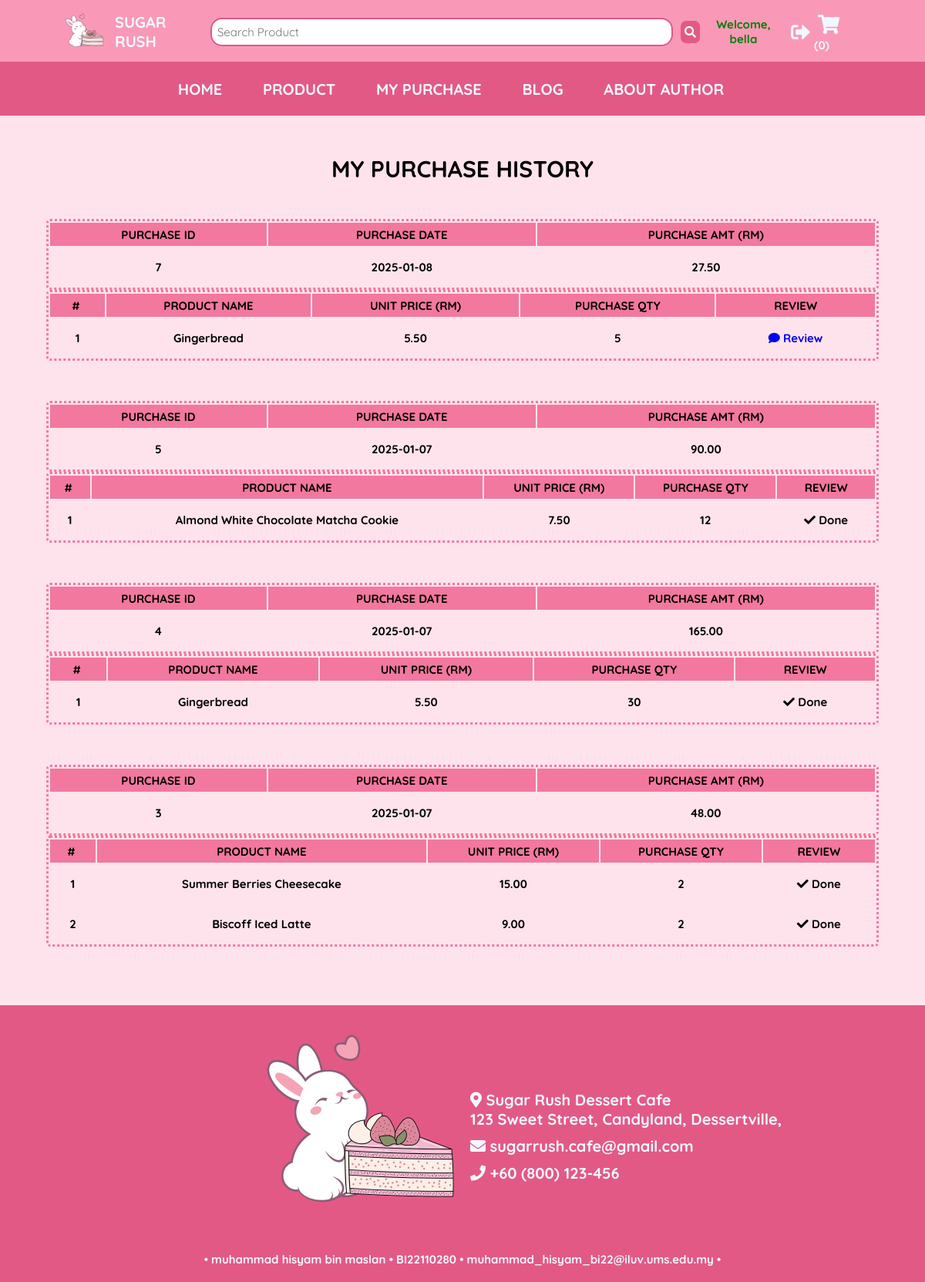
Screenshot of /user/pages/menu/myPurchase.php (signed in) with the database file from the repository.
### tables this page shows
CREATE TABLE `purchase` (
  `purchaseID` int(11) NOT NULL,
  `userID` int(11) NOT NULL,
  `purchaseDate` date NOT NULL DEFAULT current_timestamp(),
  `purchaseAmt` decimal(8,2) NOT NULL
);

CREATE TABLE `purchase_detail` (
  `lineID` int(11) NOT NULL,
  `purchaseID` int(11) NOT NULL,
  `productID` int(11) NOT NULL,
  `purchaseQty` int(11) NOT NULL
);

CREATE TABLE `product` (
  `productID` int(11) NOT NULL,
  `productName` varchar(100) NOT NULL,
  `productImg` varchar(100) NOT NULL,
  `categoryID` int(11) NOT NULL,
  `productQty` int(11) NOT NULL,
  `productPrice` decimal(8,2) NOT NULL
);

### user/pages/menu/myPurchase.php (the view, shortened to what this page needs)
<?php
  include("../../config/user_config.php");
?>
<!DOCTYPE html>
<html lang="en">
<head>
  <link rel="stylesheet" href="https://cdnjs.cloudflare.com/ajax/libs/font-awesome/5.15.4/css/all.min.css">
  <link rel="stylesheet" href="../../css/user_Style.css">
</head>
<body>
  <?php include '../../includes/user_Header.php'; ?>
  <?php include '../../includes/user_topNav.php'; ?>
  <section class="product">
    <?php
      if (!isset($_SESSION["UID"])) {
          echo '<script>
                  document.addEventListener("DOMContentLoaded", function() {
                      openLoginPopup();
                  });
                </script>';
          echo '<h2 id="section-title">-- LOG IN TO VIEW PURCHASE HISTORY --</h2>';
          exit;
      } else {
          $userID = $_SESSION["UID"];
          echo '<h2 id="section-title">MY PURCHASE HISTORY</h2>';
      }
      ?>
      <div class="purchase-history">
        <?php
          $sql = "SELECT * FROM purchase WHERE userID = '$userID' ORDER BY purchaseID DESC";
          $result1 = mysqli_query($conn, $sql);
          if (mysqli_num_rows($result1) > 0) {
            while ($row1 = mysqli_fetch_assoc($result1)) {
        ?>
        <table>
          <br><br>
          <tr>
            <th>PURCHASE ID</th>
            <th>PURCHASE DATE</th>
            <th>PURCHASE AMT (RM)</th>
          </tr>
          <tr>
            <td><?php echo $row1["purchaseID"]; ?> </td>
            <td><?php echo $row1["purchaseDate"]; ?> </td>
            <td><?php echo number_format($row1["purchaseAmt"], 2); ?> </td>
          </tr>
        </table>
        <?php
          $sql2 = "SELECT p.productID, p.productName, p.productPrice, p.categoryID, pd.purchaseQty
          FROM purchase_detail pd, product p
          WHERE pd.productID = p.productID AND pd.purchaseID = '" . $row1["purchaseID"] . "'";
          $result2 = mysqli_query($conn, $sql2);
          if (mysqli_num_rows($result2) > 0) {
            $itemNum = 0;
        ?>
            <table>
              <tr>
                <th>&nbsp;&nbsp;#&nbsp; &nbsp;</th>
                <th>PRODUCT NAME</th>
                <th>UNIT PRICE (RM)</th>
                <th>PURCHASE QTY</th>
                <th>REVIEW</th>
              </tr>
              <?php
                while ($row2 = mysqli_fetch_assoc($result2)) {
                  $itemNum++;
                  $query = "SELECT reviewID
                  FROM review
                  WHERE productID = '" . $row2["productID"] . "'
                  AND purchaseID = '" . $row1["purchaseID"] . "'";
                  $review = mysqli_query($conn, $query);
                  if (mysqli_num_rows($review) > 0) {
                      $reviewFlag = "Y";
                  } else {
                      $reviewFlag = "N";
                  }
              ?>
                <tr>
                  <td><?php echo $itemNum ?></td>
                  <td><?php echo $row2["productName"]; ?></td>
                  <td><?php echo $row2["productPrice"]; ?></td>
                  <td><?php echo $row2["purchaseQty"]; ?></td>
                  <td>
                    <?php
                      if ($reviewFlag == "Y") {
                        echo '<i class="fa fa-check"></i> Done';
                      }
                      else {
                        $productID = $row2["productID"];
                        $purchaseID = $row1["purchaseID"];
                        $productName = urlencode($row2["productName"]);
                        $reviewLink = BASE_URL . "/user/pages/review/reviewForm.php?productID=$productID&purchaseID=$purchaseID&productName=" . urlencode($productName);
                        echo "<a href=\"$reviewLink\">
                                <i class=\"fa fa-comment\"></i> Review
                              </a>";
                      }
                    ?>
                  </td>
                </tr>
                <?php
                }
                echo "</body></table><br><br>";
              }
          }
        }
        else {
          ?>
          <p id="section-title">-- NO PURCHASE HISTORY --</p>
        <?php
        }
        ?>
  <?php include '../../includes/user_Footer.php'; ?>
</body>

### user/css/user_Style.css (style rules this page uses)
:root { --pink-100: #FEE3EC; --pink-200: #F9C5D5; --pink-300: #F999B7; --pink-400: #F2789F; --pink-500: #E35985; --black: #070504; --black-shadow: 0px 4px 4px rgba(0, 0, 0, 0.25); --aliceblue: #f0f8ff; }
* { font-family: 'Quicksand', sans-serif; margin: 0; padding: 0; box-sizing: border-box; outline: none; border: none; text-decoration: none; }
html { font-size: 62.5%; overflow-x: hidden; background-color: var(--pink-100); }
.product { min-height: 100vh; margin-top: 20rem; }
#section-title { margin-top: 12rem; font-size: 3rem; text-align: center; margin-bottom: 2rem; width: 100%; }
.cart-action th, td { height: 3rem; }
.purchase-history { width: 90vw; min-height: 100vh; margin-left: auto; margin-right: auto; margin-bottom: 5rem; }
.purchase-history table { width: 100%; font-size: 1.5rem; font-weight: bold; text-align: center; border: 3.5px dotted var(--pink-400);; border-radius: 0.5rem; }
.purchase-history th, td { height: 3rem; }
.purchase-history th { background-color: var(--pink-400); }
#table-bio th, td { height: 5rem; padding: 1rem; }

### rows the page displays
purchase: purchaseID "7", purchaseDate "2025-01-08", purchaseAmt "27.50"
purchase_detail: productID.productName "Gingerbread", productID.productPrice "5.50", purchaseQty "5"
purchase: purchaseID "5", purchaseDate "2025-01-07", purchaseAmt "90.00"
purchase_detail: productID.productName "Almond White Chocolate Matcha Cookie", productID.productPrice "7.50", purchaseQty "12", shows "Done"
purchase: purchaseID "4", purchaseDate "2025-01-07", purchaseAmt "165.00"
purchase_detail: productID.productName "Gingerbread", productID.productPrice "5.50", purchaseQty "30", shows "Done"
purchase: purchaseID "3", purchaseDate "2025-01-07", purchaseAmt "48.00"
purchase_detail: productID.productName "Summer Berries Cheesecake", productID.productPrice "15.00", purchaseQty "2", shows "Done"
purchase_detail: productID.productName "Biscoff Iced Latte", productID.productPrice "9.00", purchaseQty "2", shows "Done"

### other values shown
$_SESSION["userName"] "bella"
